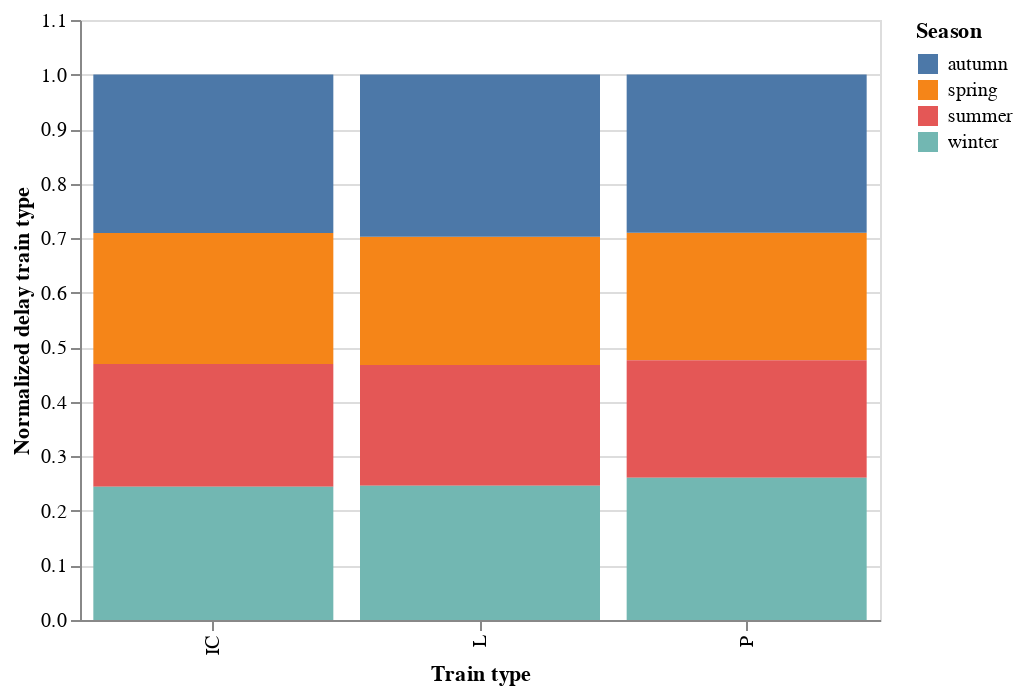

This figure's notebook cell:
### Code cell
df_normalized.plot.bar(x="Train type", y="Normalized delay train type", color="Season") \
    .properties(width=400, height=300)

### Figure 1 — Vega-Lite specification as saved in the notebook (floating-point values rounded to 4 significant figures)
{"config": {"view": {"continuousWidth": 300, "continuousHeight": 300}}, "data": {"name": "data-ff4970ede30707223bdbe4d9f88626bb"}, "mark": {"type": "bar", "tooltip": true}, "encoding": {"color": {"field": "Season", "type": "nominal"}, "x": {"field": "Train type", "type": "nominal"}, "y": {"field": "Normalized delay train type", "type": "quantitative"}}, "height": 300, "params": [{"name": "param_16", "select": {"type": "interval", "encodings": ["x", "y"]}, "bind": "scales"}], "width": 400, "$schema": "https://vega.github.io/schema/vega-lite/v5.20.1.json", "datasets": {"data-ff4970ede30707223bdbe4d9f88626bb": [{"Train type": "L", "Season": "spring", "total_delay": 2022389, "total_trains": 1247754, "Normalized delay": 1.621, "Total sum per train type": 6.894, "Normalized delay train type": 0.2351}, {"Train type": "IC", "Season": "spring", "total_delay": 2996328, "total_trains": 1335042, "Normalized delay": 2.244, "Total sum per train type": 9.349, "Normalized delay train type": 0.2401}, {"Train type": "P", "Season": "spring", "total_delay": 470172, "total_trains": 209209, "Normalized delay": 2.247, "Total sum per train type": 9.605, "Normalized delay train type": 0.234}, {"Train type": "IC", "Season": "summer", "total_delay": 2802337, "total_trains": 1333322, "Normalized delay": 2.102, "Total sum per train type": 9.349, "Normalized delay train type": 0.2248}, {"Train type": "L", "Season": "summer", "total_delay": 1881960, "total_trains": 1233459, "Normalized delay": 1.526, "Total sum per train type": 6.894, "Normalized delay train type": 0.2213}, {"Train type": "P", "Season": "summer", "total_delay": 329261, "total_trains": 159265, "Normalized delay": 2.067, "Total sum per train type": 9.605, "Normalized delay train type": 0.2152}, {"Train type": "IC", "Season": "autumn", "total_delay": 3572064, "total_trains": 1314757, "Normalized delay": 2.717, "Total sum per train type": 9.349, "Normalized delay train type": 0.2906}, {"Train type": "L", "Season": "autumn", "total_delay": 2514814, "total_trains": 1227146, "Normalized delay": 2.049, "Total sum per train type": 6.894, "Normalized delay train type": 0.2973}, {"Train type": "P", "Season": "autumn", "total_delay": 645621, "total_trains": 231840, "Normalized delay": 2.785, "Total sum per train type": 9.605, "Normalized delay train type": 0.2899}, {"Train type": "L", "Season": "winter", "total_delay": 2307170, "total_trains": 1359053, "Normalized delay": 1.698, "Total sum per train type": 6.894, "Normalized delay train type": 0.2463}, {"Train type": "P", "Season": "winter", "total_delay": 568414, "total_trains": 226895, "Normalized delay": 2.505, "Total sum per train type": 9.605, "Normalized delay train type": 0.2608}, {"Train type": "IC", "Season": "winter", "total_delay": 3179388, "total_trains": 1391084, "Normalized delay": 2.286, "Total sum per train type": 9.349, "Normalized delay train type": 0.2445}]}}
